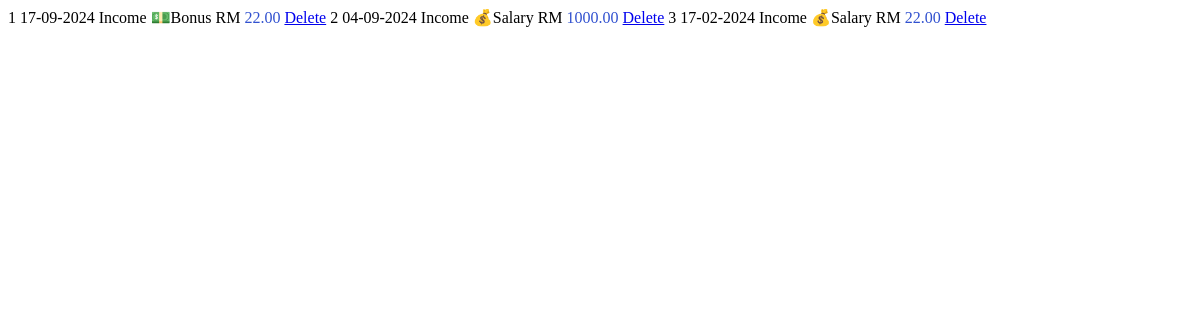
Before: /default_table_income with the older database file.
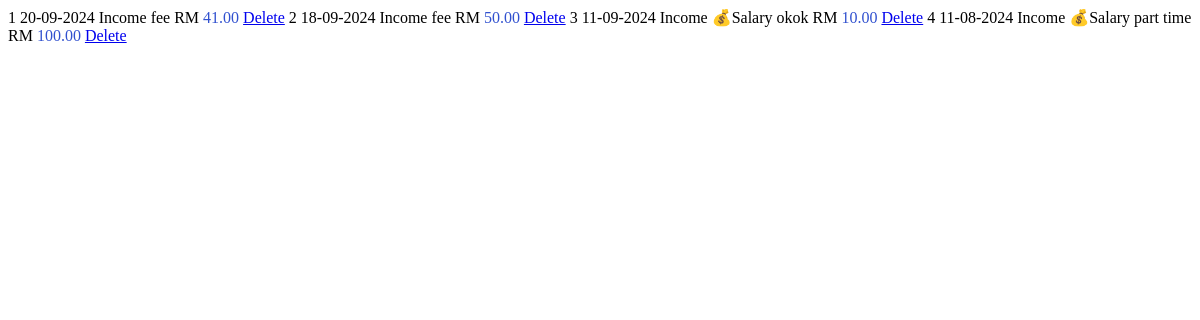
After: the same page with the newer database file.
### application/models.py (models this page shows, shortened)
class add_incomes(db.Model):
    id = db.Column(db.Integer, primary_key=True)
    amount = db.Column(db.Double, nullable=False)
    category = db.Column(db.String(30),nullable=False)
    date = db.Column(db.DateTime, nullable=False)
    type = db.Column(db.String(10), nullable=False, default= 'Income')
    nota = db.Column(db.String(15))

### application/routes.py (the view)
@app.route('/default_table_income')
def default_table_income():
    incomes = add_incomes.query.order_by(add_incomes.date.desc()).all()
    return render_template('default_table_income.html', incomes=incomes)

### application/templates/default_table_income.html
{% for entry in incomes %}
        <tr>
            <th scope="row">{{loop.index}}</th>
            <td>{{entry.date.strftime("%d-%m-%Y")}}</td>
            <td>{{entry.type}}</td>
            <td>{{entry.category }}</td>
            <td>{{entry.nota }}</td>
            <td class="amount-field">RM <span style="color: rgb(49, 81, 207);">{{ "{:.2f}".format(entry.amount) }}</span></td>
            <td><a href="{{ url_for('delete', entry_id = entry.id, entry_type=entry.type, entry_amount=entry.amount, entry_date=entry.date.strftime('%Y-%m-%d %H:%M:%S') ,next=url_for('add_income') ) }}"  class="btn btn-outline-danger btn-sm">Delete</a></td>
        </tr>
{% endfor %}

Changed rows visible on the page:
removed add_incomes: date "04-09-2024", type "Income", category "💰Salary", amount "1000.00"
removed add_incomes: date "17-02-2024", type "Income", category "💰Salary", amount "22.00"
added add_incomes: date "20-09-2024", type "Income", category "fee", amount "41.00"
added add_incomes: date "18-09-2024", type "Income", category "fee", amount "50.00"
added add_incomes: date "11-09-2024", type "Income", category "💰Salary", nota "okok", amount "10.00"
changed add_incomes: date "17-09-2024" → "11-08-2024"; category "💵Bonus" → "💰Salary"; nota (not shown) → "part time"; amount "22.00" → "100.00"
